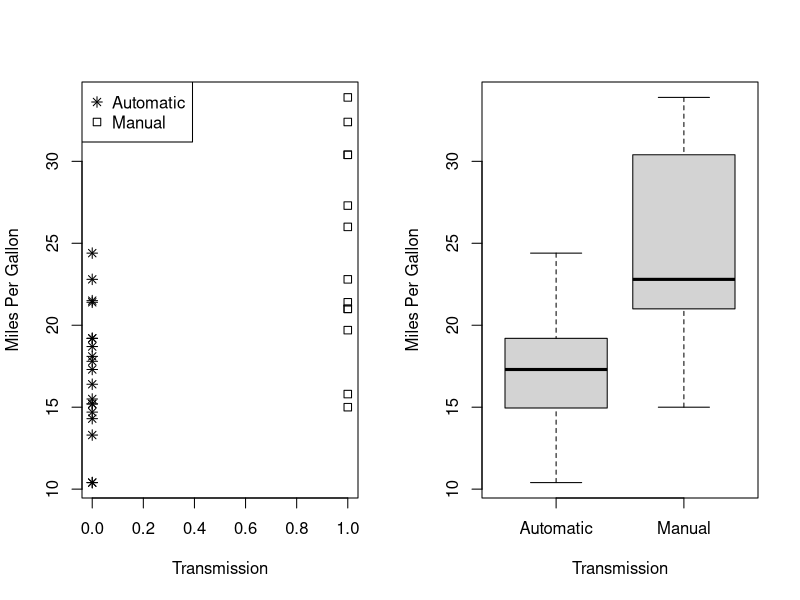
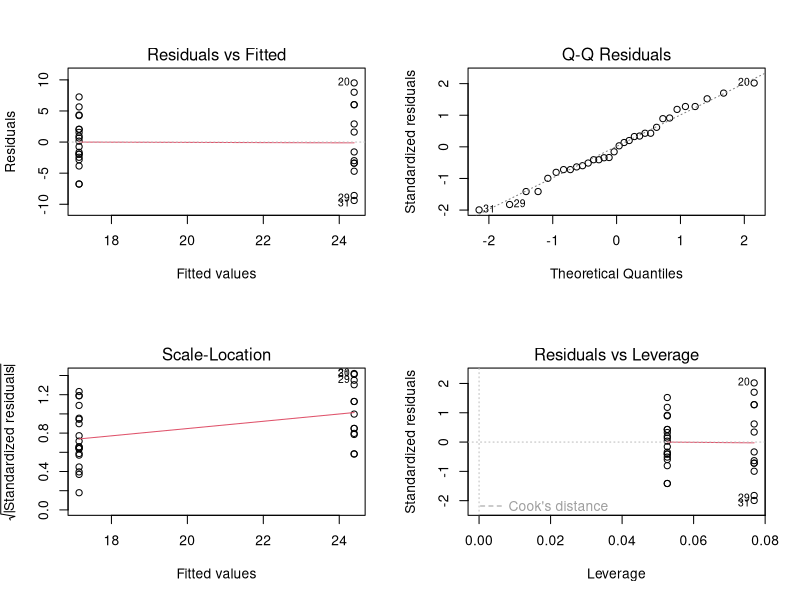
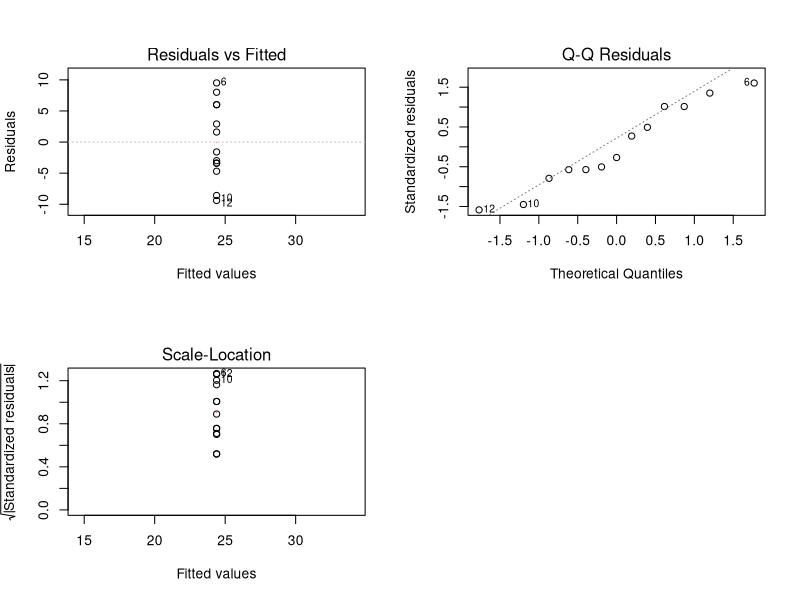

Write the R code that produced these figures, in order.
## ---- chunk 1
    data(mtcars)
    data<-mtcars[,c(9,1)]

    meanAuto<-mean(data[data$am==0,2])
    meanMan<-mean(data[data$am==1,2])
## ---- chunk 2
    #data
    data(mtcars)
    data<-mtcars[,c(9,1)]
    tran<-factor(data[,1])
    mpg<-data[,2]

    #estimation of parameters
    MWhole<-lm(mpg~tran)
    
    #values of parameters and their significance
    
    #summary(MWhole)
    summ<-summary(MWhole)$coefficients
    row.names(summ)<-c("Automatic","Change Auto-Manual")

    confInt<-confint(MWhole,level=0.90)
    row.names(confInt)<-c("Automatic","Change Auto-Manual")

    #randsigma<-data.frame(Values=c(summary(MWhole)$r.squared,summary(MWhole)$sigma,
    #                      mean(MWhole$residuals),cov(tran,MWhole$residuals)))
    #row.names(randsigma)<-c("R squared","sigma","mean of residuals","cov(x,e_i)")

    randsigma<-data.frame(RSquared=summary(MWhole)$r.squared, 
                          Sigma=summary(MWhole)$sigma,
                          MeanOfResiduals=mean(MWhole$residuals),
                          CovResiduals=cov(data$am,MWhole$residuals))
    
    summ
    confInt
    randsigma
    #diagnostics
    #par(mfrow=c(2,2))
    #plot(MWhole)

## ---- chunk 3
    #data
    data(mtcars)
    data<-mtcars[,c(9,1)]
    tran<-factor(data[,1])
    mpg<-data[,2]
    x<-data[data[,1]==1,1]
    y<-mpg[data[,1]==1]

    #estimation of parameters
    MManual<-lm(y~x-1)
    
    #values of parameters and their significance
    
    #summary(MManual)
    summ<-summary(MManual)$coefficients
    row.names(summ)<-c("Manual")

    confInt<-confint(MManual,level=0.90)
    row.names(confInt)<-c("Manual")

    #randsigma<-data.frame(Values=c(summary(MManual)$r.squared,summary(MManual)$sigma,
    #                      mean(MManual$residuals),cov(x,MManual$residuals)))
    #row.names(randsigma)<-c("R squared","sigma","mean of residuals","cov(x,e_i)")

    randsigma<-data.frame(RSquared=summary(MManual)$r.squared, 
                          Sigma=summary(MManual)$sigma,
                          MeanOfResiduals=mean(MManual$residuals),
                          CovResiduals=cov(x,MManual$residuals))
    
    summ
    confInt
    randsigma
    #diagnostics
    #par(mfrow=c(2,2))
    #plot(MManual)

## ---- chunk 4
    data(mtcars)
    data<-mtcars[,c(9,1)]

    par(mfrow=c(1,2))
    #plotting situation 2
        plot(data[data$am==1,],
             type="p",
             pch=0,
             xlab="Transmission",
             ylab="Miles Per Gallon",
             xlim=c(0,1),
             ylim=c(min(data$mpg),max(data$mpg)))
        
        points(data[data$am==0,],pch=8)
        
        legend("topleft",
               legend=c("Automatic","Manual"), 
               pch=c(8,0))
    
    #plotting boxplot
        boxplot(mpg~am,
                data=mtcars,
                xlab="Transmission",
                ylab="Miles Per Gallon",
                xaxt="n")
        axis(1, at=c(1,2),labels=c("Automatic","Manual"))
## ---- chunk 5
        #data
    data(mtcars)
    data<-mtcars[,c(9,1)]
    tran<-factor(data[,1])
    mpg<-data[,2]

    #estimation of parameters
    MWhole<-lm(mpg~tran)
    
    #values of parameters and their significance
    
    #summary(MWhole)
    summ<-summary(MWhole)$coefficients
    row.names(summ)<-c("Automatic","Change Auto-Manual")

    confInt<-confint(MWhole,level=0.90)
    row.names(confInt)<-c("Automatic","Change Auto-Manual")

    #randsigma<-data.frame(Values=c(summary(MWhole)$r.squared,summary(MWhole)$sigma,
    #                      mean(MWhole$residuals),cov(tran,MWhole$residuals)))
    #row.names(randsigma)<-c("R squared","sigma","mean of residuals","cov(x,e_i)")

    randsigma<-data.frame(RSquared=summary(MWhole)$r.squared, 
                          Sigma=summary(MWhole)$sigma,
                          MeanOfResiduals=mean(MWhole$residuals),
                          CovResiduals=cov(data$am,MWhole$residuals))
    
    #diagnostics
    par(mfrow=c(2,2))
    plot(MWhole)
## ---- chunk 6
    #data
    data(mtcars)
    data<-mtcars[,c(9,1)]
    tran<-factor(data[,1])
    mpg<-data[,2]
    x<-data[data[,1]==1,1]
    y<-mpg[data[,1]==1]

    #estimation of parameters
    MManual<-lm(y~x-1)
    
    #values of parameters and their significance
    
    #summary(MManual)
    summ<-summary(MManual)$coefficients
    row.names(summ)<-c("Manual")

    confInt<-confint(MManual,level=0.90)
    row.names(confInt)<-c("Manual")

    #randsigma<-data.frame(Values=c(summary(MManual)$r.squared,summary(MManual)$sigma,
    #                      mean(MManual$residuals),cov(x,MManual$residuals)))
    #row.names(randsigma)<-c("R squared","sigma","mean of residuals","cov(x,e_i)")

    randsigma<-data.frame(RSquared=summary(MManual)$r.squared, 
                          Sigma=summary(MManual)$sigma,
                          MeanOfResiduals=mean(MManual$residuals),
                          CovResiduals=cov(x,MManual$residuals))
    
    #summ
    #confInt
    #randsigma
    #diagnostics
    par(mfrow=c(2,2))
    plot(MManual,1)
    plot(MManual,2)
    plot(MManual,3)

